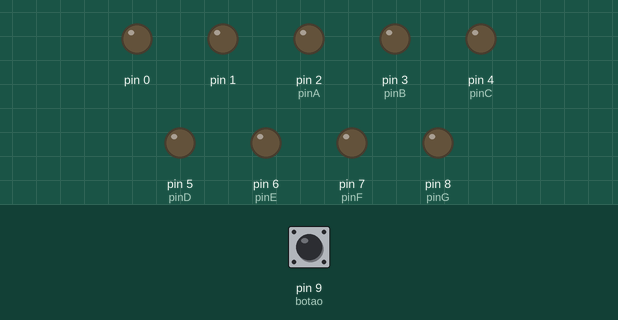
This sketch was run on a simulated Arduino Uno, built with avr-gcc and run on an emulated ATmega328P. Parts: output pins drawn as LEDs (lit = HIGH). The inputs (shaded band) are chosen by the test bench; at power-on: pin 9 (botao) HIGH. Random numbers use the default seed unless the sketch sets one.

Above: at 1.2 s.
1.3 s: pin 9 (botao) pulled LOW for 0.15 s
At 2.15 s:
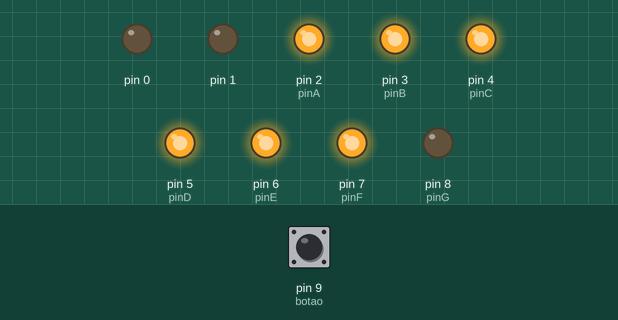
At 3.75 s:
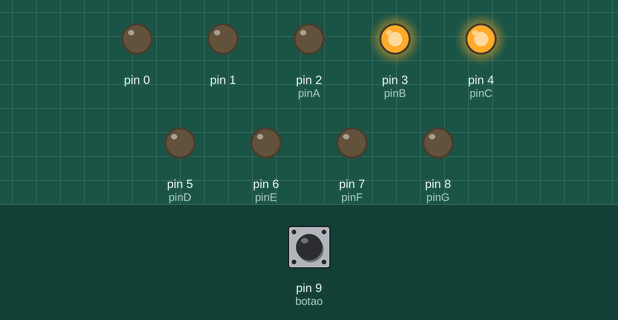
4.3 s: pin 9 (botao) pulled LOW for 1 s
6.8 s: pin 9 (botao) pulled LOW for 3.2 s
At 12.85 s:
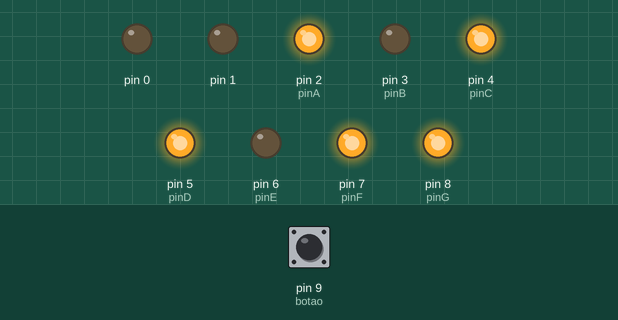
Timing chart, 0 to 18.4 s (numbered marks = the images above; inputs shaded):
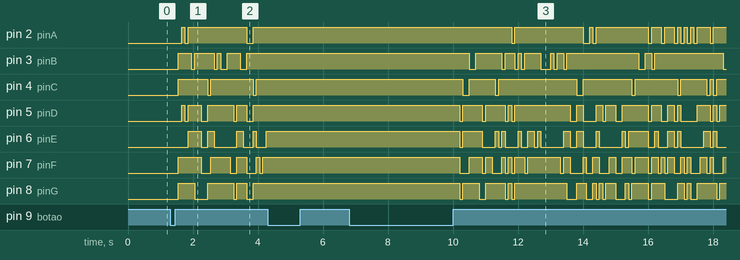

Measured:
- after the input at 1.3 s, pin 2 (pinA): goes HIGH 0.10 s, LOW 0.10 s, HIGH 1.8 s, LOW 0.20 s, then HIGH, starting after 0.35 s; pin 3 (pinB): LOW → HIGH after 0.25 s, → LOW 0.40 s later, → HIGH 0.10 s later, → LOW 0.60 s later, … (9 changes in this stretch)
- after the input at 4.3 s, every drawn part: stays the same
- after the input at 6.8 s, pin 2 (pinA): HIGH → LOW after 5.0 s, → HIGH 0.10 s later, → LOW 2.1 s later, → HIGH 0.20 s later, … (20 changes in this stretch); pin 3 (pinB): HIGH → LOW after 3.7 s, → HIGH 0.20 s later, → LOW 0.80 s later, → HIGH 0.10 s later, … (19 changes in this stretch)

The sketch:

sorteador.ino
```cpp
int pinA=2;
int pinB=3;
int pinC=4;
int pinD=5;
int pinE=6;
int pinF=7;
int pinG=8;

int botao=9;
int sorteando=0;

void setup ()
{
  for (int x=0;x<=8;x++){
    pinMode (x, OUTPUT);
  }

  for (int x=0;x<=8;x++){
    digitalWrite (x, LOW);
  }

  pinMode (botao, INPUT_PULLUP);

  randomSeed(analogRead(A0));
}

void loop ()
{
  //botao inicia ou para o sorteio
  if (digitalRead(botao)==LOW){
    delay(50);

    if (digitalRead(botao)==LOW){
      sorteando=!sorteando;

      while (digitalRead(botao)==LOW){
      }

      delay(100);
    }
  }

  //sorteio de numeros aleatorios
  if (sorteando==1){

    int numero=random(0,10);

    //numero 0
    if (numero==0){
      digitalWrite (pinA,HIGH);
      digitalWrite (pinB,HIGH);
      digitalWrite (pinC,HIGH);
      digitalWrite (pinD,HIGH);
      digitalWrite (pinE,HIGH);
      digitalWrite (pinF,HIGH);
      digitalWrite (pinG,LOW);
    }

    //numero 1
    else if (numero==1){
      digitalWrite (pinA,LOW);
      digitalWrite (pinB,HIGH);
      digitalWrite (pinC,HIGH);
      digitalWrite (pinD,LOW);
      digitalWrite (pinE,LOW);
      digitalWrite (pinF,LOW);
      digitalWrite (pinG,LOW);
    }

    //numero 2
    else if (numero==2){
      digitalWrite (pinA,HIGH);
      digitalWrite (pinB,HIGH);
      digitalWrite (pinC,LOW);
      digitalWrite (pinD,HIGH);
      digitalWrite (pinE,HIGH);
      digitalWrite (pinF,LOW);
      digitalWrite (pinG,HIGH);
    }

    //numero 3
    else if (numero==3){
      digitalWrite (pinA,HIGH);
      digitalWrite (pinB,HIGH);
      digitalWrite (pinC,HIGH);
      digitalWrite (pinD,HIGH);
      digitalWrite (pinE,LOW);
      digitalWrite (pinF,LOW);
      digitalWrite (pinG,HIGH);
    }

    //numero 4
    else if (numero==4){
      digitalWrite (pinA,LOW);
      digitalWrite (pinB,HIGH);
      digitalWrite (pinC,HIGH);
      digitalWrite (pinD,LOW);
      digitalWrite (pinE,LOW);
      digitalWrite (pinF,HIGH);
      digitalWrite (pinG,HIGH);
    }

    //numero 5
    else if (numero==5){
      digitalWrite (pinA,HIGH);
      digitalWrite (pinB,LOW);
      digitalWrite (pinC,HIGH);
      digitalWrite (pinD,HIGH);
      digitalWrite (pinE,LOW);
      digitalWrite (pinF,HIGH);
      digitalWrite (pinG,HIGH);
    }

    //numero 6
    else if (numero==6){
      digitalWrite (pinA,HIGH);
      digitalWrite (pinB,LOW);
      digitalWrite (pinC,HIGH);
      digitalWrite (pinD,HIGH);
      digitalWrite (pinE,HIGH);
      digitalWrite (pinF,HIGH);
      digitalWrite (pinG,HIGH);
    }

    //numero 7
    else if (numero==7){
      digitalWrite (pinA,HIGH);
      digitalWrite (pinB,HIGH);
      digitalWrite (pinC,HIGH);
      digitalWrite (pinD,LOW);
      digitalWrite (pinE,LOW);
      digitalWrite (pinF,LOW);
      digitalWrite (pinG,LOW);
    }

    //numero 8
    else if (numero==8){
      digitalWrite (pinA,HIGH);
      digitalWrite (pinB,HIGH);
      digitalWrite (pinC,HIGH);
      digitalWrite (pinD,HIGH);
      digitalWrite (pinE,HIGH);
      digitalWrite (pinF,HIGH);
      digitalWrite (pinG,HIGH);
    }

    //numero 9
    else if (numero==9){
      digitalWrite (pinA,HIGH);
      digitalWrite (pinB,HIGH);
      digitalWrite (pinC,HIGH);
      digitalWrite (pinD,HIGH);
      digitalWrite (pinE,LOW);
      digitalWrite (pinF,HIGH);
      digitalWrite (pinG,HIGH);
    }

    delay(100);
  }
}
```
